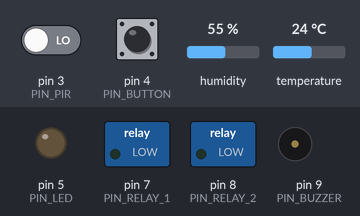
A sketch run on a simulated Arduino Leonardo, built for the host (arithmetic inside an expression is 32-bit, double 64-bit). Shown: switched loads named in the sketch (green lamp = pin HIGH), output pins drawn as LEDs (lit = HIGH), buzzer (waves = sounding). The inputs (shaded band) are chosen by the test bench; at power-on: pin 4 (PIN_BUTTON) HIGH, temperature 24 °C, pin 3 (PIN_PIR) LOW, humidity 55 %. EEPROM starts erased; what the sketch prints to the serial monitor is not drawn.

Above: at 1.2 s.
1.3 s: pin 4 (PIN_BUTTON) pulled LOW for 1 s
At 1.66 s:
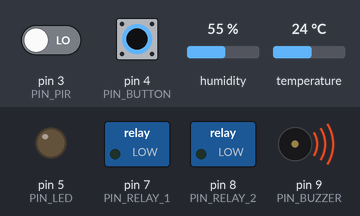
3.8 s: temperature set to 34 °C
10.8 s: temperature set to 37 °C
At 13.6 s:
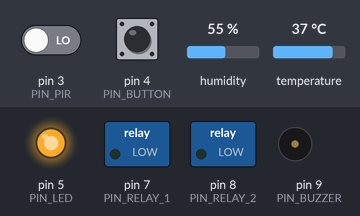
14.6 s: temperature set to 12 °C
At 16.7 s:
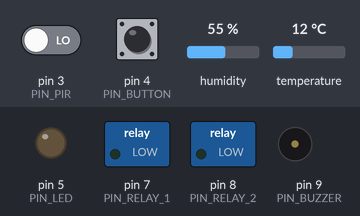
17.1 s: temperature set to 41 °C
At 18.7 s:
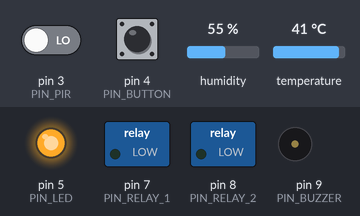
Timing chart, 0 to 20.2 s (numbered marks = the images above; inputs shaded):
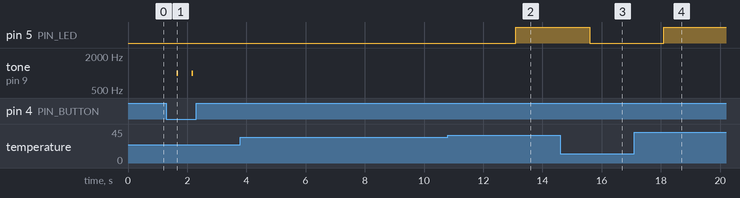

Measured:
- the behaviour switches between 35 and 36 °C on temperature (found by bisection; images 1 and 2)
- after the input at 1.3 s, tone on pin 9 (PIN_BUZZER): alternates 1000 Hz for 0.05 s and silent for 0.45 s, 4 changes in all, then stays silent, starting after 0.35 s
- after the input at 3.8 s, every drawn part: stays the same
- after the input at 10.8 s, pin 5 (PIN_LED): LOW → HIGH after 2.3 s
- after the input at 14.6 s, pin 5 (PIN_LED): HIGH → LOW after 1.0 s
- after the input at 17.1 s, pin 5 (PIN_LED): LOW → HIGH after 1.0 s

The sketch:

sentinel.ino
```cpp
/**
 * ÆON Sentinel — Arduino Firmware (Rewritten)
 *
 * This firmare provides sensing, statistical feature extraction,
 * robust EEPROM persistence, compressed C-struct serial protocol,
 * and actuation for the Snapdragon Edge AI Engine.
 */

#include <Arduino.h>
#include "aeon_protocol.h"
#include "aeon_checkpoint.h"
#include "aeon_sensors.h"
#include "aeon_features.h"
#include "aeon_actuators.h"
#include "aeon_policy.h"

// ── Configuration ────────────────────────────────────────────────────────────
static const uint32_t CHECKPOINT_INTERVAL_MS = 2000;
static const uint32_t SENSOR_SAMPLE_MS       = 500;
static const uint32_t SERIAL_BAUD            = 115200;

// ── State ─────────────────────────────────────────────────────────────────────
static AeonState      g_state;
static SensorReading  g_reading;
static FeatureFrame   g_frame;
static uint32_t       g_last_checkpoint = 0;
static uint32_t       g_last_sample     = 0;

// ── Setup ─────────────────────────────────────────────────────────────────────
void setup() {
    protocol_init(SERIAL_BAUD, 9600);

    // Wait for USB serial connection if applicable (e.g. Leonardo/Nano 33)
    // while (!Serial && millis() < 3000) {}

    sensors_init();
    features_init();
    actuators_init();
    checkpoint_init();

    // Recover state from power loss
    if (checkpoint_restore(&g_state)) {
        char buf[128];
        snprintf(buf, sizeof(buf), "{\"typ\":\"memory_status\",\"device_id\":\"sentinel-01\",\"status\":\"restored\",\"model_v\":%lu,\"checksum_valid\":true}", g_state.model_v);
        protocol_send_raw(buf);
    } else {
        checkpoint_reset(&g_state);
        char buf[128];
        snprintf(buf, sizeof(buf), "{\"typ\":\"memory_status\",\"device_id\":\"sentinel-01\",\"status\":\"defaults_loaded\",\"model_v\":%lu,\"checksum_valid\":false}", g_state.model_v);
        protocol_send_raw(buf);
    }
}

// ── Loop ──────────────────────────────────────────────────────────────────────
void loop() {
    uint32_t now = millis();

    // 1. Sample sensors & extract features
    if (now - g_last_sample >= SENSOR_SAMPLE_MS) {
        g_last_sample = now;

        sensors_read(&g_reading);
        features_update(&g_frame, &g_reading);

        // Send sensor update over JSON serial
        protocol_send_sensor_update(&g_reading, g_state.seq++, g_state.model_v);

        // Send periodic heartbeat every 5 seconds
        if (g_state.seq % 10 == 0) {
            protocol_send_heartbeat(g_state.seq, g_state.model_v);
        }

        // Evaluate local fallback policies
        policy_evaluate(&g_reading);
    }

    // 2. Checkpoint state to EEPROM (Power-loss resilience)
    if (now - g_last_checkpoint >= CHECKPOINT_INTERVAL_MS) {
        g_last_checkpoint = now;
        g_state.timestamp = now;
        checkpoint_save(&g_state);
    }

    // 3. Process inbound compressed commands from Snapdragon
    protocol_update();
}

// ── Command handler (called by protocol layer) ────────────────────────────────
extern "C" void aeon_on_command(const char* json_str) {
    if (!json_str) return;

    // Dispatch to policy handler for parsing
    policy_update(json_str, &g_state);
}
```

aeon_actuators.cpp
```cpp
#include "aeon_actuators.h"

#define PIN_LED     5
#define PIN_RELAY_1 7
#define PIN_RELAY_2 8
#define PIN_BUZZER  9

void actuators_init() {
    pinMode(PIN_LED, OUTPUT);
    digitalWrite(PIN_LED, LOW);

    pinMode(PIN_RELAY_1, OUTPUT);
    digitalWrite(PIN_RELAY_1, LOW);

    pinMode(PIN_RELAY_2, OUTPUT);
    digitalWrite(PIN_RELAY_2, LOW);

    pinMode(PIN_BUZZER, OUTPUT);
    digitalWrite(PIN_BUZZER, LOW);
}

void actuators_set_relay(uint8_t relay_id, bool state) {
    uint8_t pin = (relay_id == 1) ? PIN_RELAY_1 : PIN_RELAY_2;
    digitalWrite(pin, state ? HIGH : LOW);
}

void actuators_set_led(bool state) {
    digitalWrite(PIN_LED, state ? HIGH : LOW);
}

void actuators_play_beep(uint8_t beep_type) {
    // Non-blocking buzzer would require state machine in loop(),
    // but for simple feedback a tiny blocking beep is okay (e.g. 50ms).
    // In production, use tone() asynchronously.
    tone(PIN_BUZZER, 1000, 50); // 1kHz for 50ms
}
```

aeon_actuators.h
```cpp
#ifndef AEON_ACTUATORS_H
#define AEON_ACTUATORS_H

#include <Arduino.h>

// Init actuator pins
void actuators_init();

// Set relay state
void actuators_set_relay(uint8_t relay_id, bool state);

// Set status LED state (pin 5)
void actuators_set_led(bool state);

// Play feedback beep sequence
void actuators_play_beep(uint8_t beep_type);

#endif // AEON_ACTUATORS_H
```

aeon_checkpoint.cpp
```cpp
#include "aeon_checkpoint.h"
#include <EEPROM.h>

#define EEPROM_BASE_ADDR 0
#define EEPROM_MAGIC     0xAE04

// Local CRC32 for EEPROM validation
static uint32_t checkpoint_crc32(const uint8_t* data, size_t length) {
    uint32_t crc = 0xFFFFFFFF;
    for (size_t i = 0; i < length; i++) {
        crc ^= data[i];
        for (uint8_t j = 0; j < 8; j++) {
            if (crc & 1)
                crc = (crc >> 1) ^ 0xEDB88320;
            else
                crc >>= 1;
        }
    }
    return ~crc;
}

void checkpoint_init() {
    // Some boards require EEPROM.begin(size)
#if defined(ESP8266) || defined(ESP32)
    EEPROM.begin(512);
#endif
}

bool checkpoint_restore(AeonState* state) {
    if (!state) return false;

    // Read magic bytes (to see if initialized)
    uint16_t magic = 0;
    EEPROM.get(EEPROM_BASE_ADDR, magic);
    if (magic != EEPROM_MAGIC) {
        return false;
    }

    // Read state
    AeonState temp;
    EEPROM.get(EEPROM_BASE_ADDR + 2, temp);

    // Verify CRC
    uint32_t saved_crc = temp.crc32;
    temp.crc32 = 0;
    uint32_t calc_crc = checkpoint_crc32((const uint8_t*)&temp, sizeof(AeonState));

    if (saved_crc == calc_crc) {
        *state = temp;
        state->crc32 = saved_crc;
        return true;
    }
    return false; // corrupted
}

void checkpoint_save(AeonState* state) {
    if (!state) return;

    state->checkpoint_id++;
    state->crc32 = 0;
    state->crc32 = checkpoint_crc32((const uint8_t*)state, sizeof(AeonState));

    // Write magic and state
    uint16_t magic = EEPROM_MAGIC;
    EEPROM.put(EEPROM_BASE_ADDR, magic);
    EEPROM.put(EEPROM_BASE_ADDR + 2, *state);

#if defined(ESP8266) || defined(ESP32)
    EEPROM.commit();
#endif
}

void checkpoint_reset(AeonState* state) {
    if (!state) return;
    state->checkpoint_id = 0;
    state->seq = 0;
    state->timestamp = 0;
    state->active_policy_hash = 0;
    state->model_v = 1;
    state->mean = 0.0f;
    state->std_dev = 1.0f;
    state->theta = 25.0f;
    state->crc32 = 0;
    checkpoint_save(state);
}
```

aeon_checkpoint.h
```cpp
#ifndef AEON_CHECKPOINT_H
#define AEON_CHECKPOINT_H

#include <Arduino.h>

#pragma pack(push, 1)
struct AeonState {
    uint32_t checkpoint_id;
    uint32_t seq;
    uint32_t timestamp;
    uint32_t active_policy_hash;
    uint32_t model_v;
    float    mean;
    float    std_dev;
    float    theta;
    uint32_t crc32;
};
#pragma pack(pop)

// Initialize EEPROM subsystem
void checkpoint_init();

// Attempt to restore state. Returns true if valid, false if corrupted/empty.
bool checkpoint_restore(AeonState* state);

// Save state to EEPROM
void checkpoint_save(AeonState* state);

// Reset state to defaults
void checkpoint_reset(AeonState* state);

#endif // AEON_CHECKPOINT_H
```

aeon_features.cpp
```cpp
#include "aeon_features.h"

#define WINDOW_SIZE 10

static float s_temp_history[WINDOW_SIZE];
static uint8_t s_motion_history[WINDOW_SIZE];
static uint8_t s_idx = 0;
static bool s_filled = false;

void features_init() {
    for (int i = 0; i < WINDOW_SIZE; i++) {
        s_temp_history[i] = 0.0f;
        s_motion_history[i] = 0;
    }
    s_idx = 0;
    s_filled = false;
}

void features_update(FeatureFrame* frame, const SensorReading* reading) {
    if (!frame || !reading) return;

    // Copy base values
    frame->temperature  = reading->temperature;
    frame->humidity     = reading->humidity;
    frame->motion       = reading->motion ? 1 : 0;
    frame->door_open    = reading->door_open ? 1 : 0;
    frame->timestamp_ms = millis();

    // Update history
    s_temp_history[s_idx]   = reading->temperature;
    s_motion_history[s_idx] = frame->motion;
    s_idx++;
    if (s_idx >= WINDOW_SIZE) {
        s_idx = 0;
        s_filled = true;
    }

    // Calculate mean & var
    int count = s_filled ? WINDOW_SIZE : (s_idx == 0 ? 1 : s_idx);
    float sum_temp = 0.0f;
    float sum_motion = 0.0f;

    for (int i = 0; i < count; i++) {
        sum_temp += s_temp_history[i];
        sum_motion += s_motion_history[i];
    }
    frame->mean_temp = sum_temp / count;

    float var_temp = 0.0f;
    for (int i = 0; i < count; i++) {
        float diff = s_temp_history[i] - frame->mean_temp;
        var_temp += (diff * diff);
    }
    frame->var_temp = var_temp / count;

    // Delta motion (average motion over window)
    frame->delta_motion = sum_motion / count;
}
```

aeon_features.h
```cpp
#ifndef AEON_FEATURES_H
#define AEON_FEATURES_H

#include "aeon_sensors.h"

#pragma pack(push, 1)
struct FeatureFrame {
    float temperature;
    float humidity;
    uint8_t motion;
    uint8_t door_open;
    float mean_temp;
    float var_temp;
    float delta_motion;
    uint32_t timestamp_ms;
};
#pragma pack(pop)

void features_init();

// Updates the running statistics and populates the output frame
void features_update(FeatureFrame* frame, const SensorReading* reading);

#endif // AEON_FEATURES_H
```

aeon_policy.cpp
```cpp
#include "aeon_policy.h"
#include "aeon_actuators.h"
#include "aeon_checkpoint.h"
#include "aeon_protocol.h"
#include <ArduinoJson.h>

static uint32_t s_active_policy_hash = 0;
static bool     s_temp_suppressed   = false;
static bool     s_motion_suppressed = false;
static float    s_temp_threshold   = 35.0f; // °C anomaly threshold

void policy_update(const char* json_str, AeonState* state) {
    if (!json_str || !state) return;

    StaticJsonDocument<256> doc;
    DeserializationError error = deserializeJson(doc, json_str);
    if (error) return;

    const char* typ = doc["typ"];
    if (!typ) return;

    if (strcmp(typ, "policy_update") == 0) {
        if (doc.containsKey("theta")) {
            s_temp_threshold = doc["theta"];
            state->theta = s_temp_threshold;
        }

        // Send ACK
        const char* cmd_id = doc["command_id"] | "unknown";
        StaticJsonDocument<128> ack;
        ack["typ"] = "policy_ack";
        ack["command_id"] = cmd_id;

        char buf[128];
        serializeJson(ack, buf);
        protocol_send_raw(buf);

        actuators_play_beep(1);
        checkpoint_save(state);

    } else if (strcmp(typ, "model_update") == 0) {
        if (doc.containsKey("model_v")) state->model_v = doc["model_v"];
        if (doc.containsKey("mean")) state->mean = doc["mean"];
        if (doc.containsKey("std")) state->std_dev = doc["std"];
        if (doc.containsKey("theta")) {
            state->theta = doc["theta"];
            s_temp_threshold = state->theta;
        }

        // Send ACK
        const char* cmd_id = doc["command_id"] | "unknown";
        StaticJsonDocument<128> ack;
        ack["typ"] = "model_ack";
        ack["command_id"] = cmd_id;
        ack["model_v"] = state->model_v;
        ack["status"] = "applied";

        char buf[128];
        serializeJson(ack, buf);
        protocol_send_raw(buf);

        actuators_play_beep(2);
        checkpoint_save(state);

    } else if (strcmp(typ, "relay_set") == 0) {
        // We only have one relay (LED) for now, but handle it generic
        bool relay_state = doc["state"];
        actuators_set_led(relay_state);

    } else if (strcmp(typ, "buzzer") == 0) {
        int duration = doc["duration"] | 200;
        actuators_play_beep(1); // our buzzer abstraction is simple beeps

    } else if (strcmp(typ, "checkpoint") == 0) {
        checkpoint_save(state);
    }
}

void policy_evaluate(const SensorReading* reading) {
    if (!reading) return;

    // False Alarm button pressed (Pin 4 active LOW)
    if (reading->door_open) {
        actuators_set_led(false);
        if (reading->motion) {
            s_motion_suppressed = true;
        }
        if (reading->temperature > s_temp_threshold) {
            s_temp_suppressed = true;
        }
        protocol_send_raw("{\"typ\":\"feedback_event\",\"device_id\":\"sentinel-01\",\"event\":\"false_alarm\"}");
        actuators_play_beep(1);
        return;
    }

    // Reset motion suppression when motion turns LOW (clear)
    if (s_motion_suppressed && !reading->motion) {
        s_motion_suppressed = false;
    }

    // Reset temperature suppression when temperature drops below threshold
    if (s_temp_suppressed && (reading->temperature <= s_temp_threshold)) {
        s_temp_suppressed = false;
    }

    bool temp_anomaly  = (!s_temp_suppressed) && (reading->temperature > s_temp_threshold);
    bool motion_active = (!s_motion_suppressed) && reading->motion;

    // LED turns ON when motion is detected or temp anomaly occurs; OFF otherwise
    actuators_set_led(temp_anomaly || motion_active);
}
```

aeon_policy.h
```cpp
#ifndef AEON_POLICY_H
#define AEON_POLICY_H

#include <Arduino.h>
#include "aeon_sensors.h"
#include "aeon_checkpoint.h"

// Process an incoming JSON command (policy_update, model_update, etc.)
void policy_update(const char* json_str, AeonState* state);

// Execute a policy locally (called when AI is offline or simple trigger)
void policy_evaluate(const SensorReading* reading);

#endif // AEON_POLICY_H
```

aeon_protocol.cpp
```cpp
#include "aeon_protocol.h"
#include <Arduino.h>
#include <SoftwareSerial.h>
#include <ArduinoJson.h>

static SoftwareSerial espSerial(10, 11); // RX, TX

void protocol_init(uint32_t debug_baud_rate, uint32_t esp_baud_rate) {
    Serial.begin(debug_baud_rate);
    espSerial.begin(esp_baud_rate);
}

void protocol_send_raw(const char* json) {
    // Mirror to debug, send to ESP
    Serial.println(json);
    espSerial.println(json);
}

void protocol_send_heartbeat(uint32_t seq, uint32_t model_v) {
    StaticJsonDocument<256> doc;
    doc["protocol_version"] = 1;
    doc["typ"] = "heartbeat";
    doc["device_id"] = "sentinel-01";
    doc["sequence"] = seq;
    doc["uptime_ms"] = millis();
    doc["model_v"] = model_v;

    char buffer[256];
    serializeJson(doc, buffer);
    protocol_send_raw(buffer);
}

void protocol_send_sensor_update(const SensorReading* reading, uint32_t seq, uint32_t model_v) {
    StaticJsonDocument<256> doc;
    doc["protocol_version"] = 1;
    doc["typ"] = "sensor_update";
    doc["device_id"] = "sentinel-01";
    doc["sequence"] = seq;
    doc["temp"] = reading->temperature;
    doc["humidity"] = reading->humidity;
    doc["motion"] = reading->motion ? 1 : 0;
    doc["model_v"] = model_v;

    char buffer[256];
    serializeJson(doc, buffer);
    protocol_send_raw(buffer);
}

#define AEON_MAX_PAYLOAD 256
static char rx_buffer[AEON_MAX_PAYLOAD + 1];
static uint16_t rx_index = 0;

void protocol_receive_byte(uint8_t b) {
    if (b == '\n' || b == '\r') {
        if (rx_index > 0) {
            rx_buffer[rx_index] = '\0';
            aeon_on_command(rx_buffer);
            rx_index = 0;
        }
    } else {
        if (rx_index < AEON_MAX_PAYLOAD) {
            rx_buffer[rx_index++] = b;
        } else {
            // Buffer overflow, drop it
            rx_index = 0;
        }
    }
}

void protocol_update() {
    while (espSerial.available() > 0) {
        uint8_t b = espSerial.read();
        protocol_receive_byte(b);
    }
}
```

aeon_protocol.h
```cpp
#ifndef AEON_PROTOCOL_H
#define AEON_PROTOCOL_H

#include <Arduino.h>
#include "aeon_features.h"
#include "aeon_sensors.h"
#include "aeon_checkpoint.h"

// ── API ───────────────────────────────────────────────────────────────────────

/** Initialise serial. */
void protocol_init(uint32_t debug_baud_rate, uint32_t esp_baud_rate);

/** Send a raw JSON string event */
void protocol_send_raw(const char* json);

/** Send a heartbeat event */
void protocol_send_heartbeat(uint32_t seq, uint32_t model_v);

/** Send a sensor update event */
void protocol_send_sensor_update(const SensorReading* reading, uint32_t seq, uint32_t model_v);

/** Feed one received byte into the parser state machine. */
void protocol_receive_byte(uint8_t byte);

/** Check for and process incoming bytes from ESP UART */
void protocol_update();

/** Callback — implement in firmware to handle inbound JSON commands. */
extern "C" void aeon_on_command(const char* json_str);

#endif // AEON_PROTOCOL_H
```

aeon_sensors.cpp
```cpp
#include "aeon_sensors.h"
#include <DHT.h>

// Hardware Pins (Pin assignment matched with older code)
#define PIN_DHT     2   // DHT11 sensor data pin
#define PIN_PIR     3   // HC-SR501 PIR motion sensor pin
#define PIN_BUTTON  4   // False alarm / dismissal button pin
#define DHT_TYPE    DHT11

static DHT dht(PIN_DHT, DHT_TYPE);

void sensors_init() {
    dht.begin();
    pinMode(PIN_PIR, INPUT);
    pinMode(PIN_BUTTON, INPUT_PULLUP);
}

void sensors_read(SensorReading* reading) {
    if (!reading) return;

    // Read actual DHT11 values
    reading->temperature = dht.readTemperature();
    reading->humidity    = dht.readHumidity();

    // Read digital states
    reading->motion    = (digitalRead(PIN_PIR) == HIGH);
    reading->door_open = (digitalRead(PIN_BUTTON) == LOW); // LOW when button pressed

    // Fallback if read error
    if (isnan(reading->temperature)) reading->temperature = -999.0f;
    if (isnan(reading->humidity))    reading->humidity    = -999.0f;
    reading->power_draw  = 12.5f;
}
```

aeon_sensors.h
```cpp
#ifndef AEON_SENSORS_H
#define AEON_SENSORS_H

#include <Arduino.h>

struct SensorReading {
    float temperature;
    float humidity;
    bool  motion;
    bool  door_open;
    float power_draw;
};

// Initialize physical pins (PIR, DHT, etc)
void sensors_init();

// Read raw sensor values into the struct
void sensors_read(SensorReading* reading);

#endif // AEON_SENSORS_H
```
